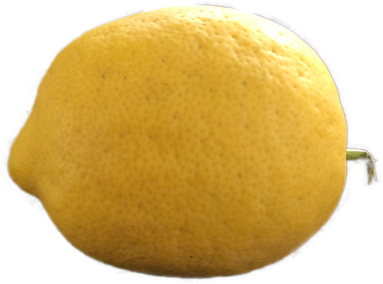
#> input picture datasets/lemon_example/foregrounds/lemon_01.png, 383 x 284 px
$ jupyter execute BasicImageComposition.ipynb
#> lines starting #> are read from the running program, lines starting #| are printed output that depends on the picture; after the words box and inside, x2 and y2 are one past the last pixel; in counts of white or black regions, pixels touching at a corner belong together
# Basic Image Composition with PIL
The following code will compose images together randomly to generate a new synthetic dataset of images.

**IMPORTANT:**
- Foregrounds should be .png format, each with a single isolated object and transparent background.
- Backgrounds may be .jpg or .png format and should be larger than the foregrounds.

--------------------------------------------
Requirements:
- Python 3
- Jupyter Notebook (http://jupyter.readthedocs.io/en/latest/install.html)
- Pillow (pip install pillow)
- numpy (pip install numpy)

Notes:
- This code does not downsample large images. It is recommended that you consider how large your images should be and either account for this in code or provide the correct resolution in your image directories ahead of time
- Examples are given for rotation and scaling, but you could also change brightness, perspective, blur, etc.
- Basic assert statements are included to help with simple errors, but they are not exhaustive

[cell 1]
import os
import random
import numpy as np
import errno
import csv
from PIL import Image

## compose_images()
- Takes in a foreground image path and a background image path
- Randomly rotates and scales the foreground
- Pastes the foreground on the background
- Creates a bit-mask image
- Calculates a bounding box
- Returns the image, mask, and bounding box

[cell 2]
def compose_images(foreground_path, background_path):
    # Make sure the foreground path is valid and open the image
    assert os.path.exists(foreground_path), 'image path does not exist: {}'.format(foreground_path)
    assert os.path.splitext(foreground_path)[1].lower() == '.png', 'foreground must be a .png file'
    foreground = Image.open(foreground_path)
#> foreground is the input picture: PIL image 383x284 RGBA; mean R, G, B, A 138.5, 107.6, 39.6, 170.5
    foreground_alpha = np.array(foreground.getchannel(3))
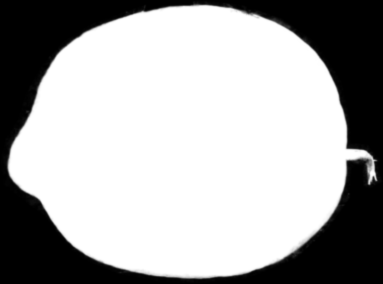
#> foreground_alpha: shape (284, 383); min 0, max 255, mean 170.5
    assert np.any(foreground_alpha == 0), 'foreground needs to have some transparency: {}'.format(foreground_path)

    # Make sure the background path is valid and open the image
    assert os.path.exists(background_path), 'image path does not exist: {}'.format(background_path)
    assert os.path.splitext(background_path)[1].lower() in ['.png', '.jpg', 'jpeg'], \
        'foreground must be a .png or .jpg file: {}'.format(foreground_path)
    background = Image.open(background_path)
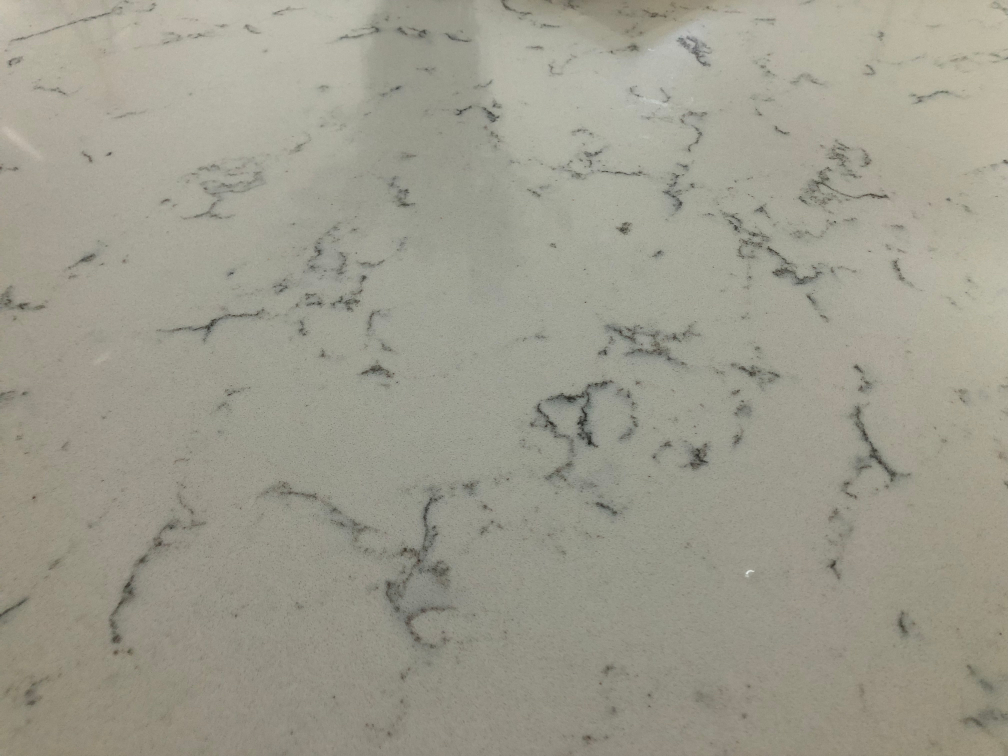
#> input picture datasets/lemon_example/backgrounds/bg_01.jpg, 1008 x 756 px
#> background is the input picture: PIL image 1008x756 RGB; mean R, G, B 157, 155.1, 141.5
    background = background.convert('RGBA')
#> background: PIL image 1008x756 RGBA

    # Rotate the foreground
    angle_degrees = random.randint(0, 359)
    foreground = foreground.rotate(angle_degrees, resample=Image.BICUBIC, expand=True)
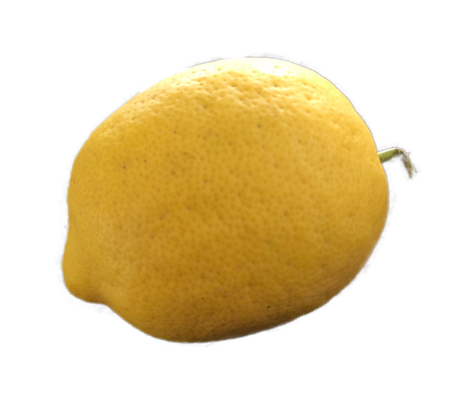
#> foreground: PIL image 459x398 RGBA; mean R, G, B, A 81.2, 62.9, 22.5, 101.5; transparent parts drawn white

    # Scale the foreground
    scale = random.random() * .5 + .5 # Pick something between .5 and 1
    new_size = (int(foreground.size[0] * scale), int(foreground.size[1] * scale))
#> new_size = (288, 250)
    foreground = foreground.resize(new_size, resample=Image.BICUBIC)
#> foreground: PIL image 288x250 RGBA

    # Add any other transformations here...

    # Choose a random x,y position for the foreground
    max_xy_position = (background.size[0] - foreground.size[0], background.size[1] - foreground.size[1])
#> max_xy_position = (720, 506)
    assert max_xy_position[0] >= 0 and max_xy_position[1] >= 0, \
        'foreground {} is to big for the background {}'.format(foreground_path, background_path)
    paste_position = (random.randint(0, max_xy_position[0]), random.randint(0, max_xy_position[1]))
#> paste_position = (523, 248)

    # Create a new foreground image as large as the background and paste it on top
    new_foreground = Image.new('RGBA', background.size, color = (0, 0, 0, 0))
#> new_foreground: PIL image 1008x756 RGBA; every value is 0
    new_foreground.paste(foreground, paste_position)
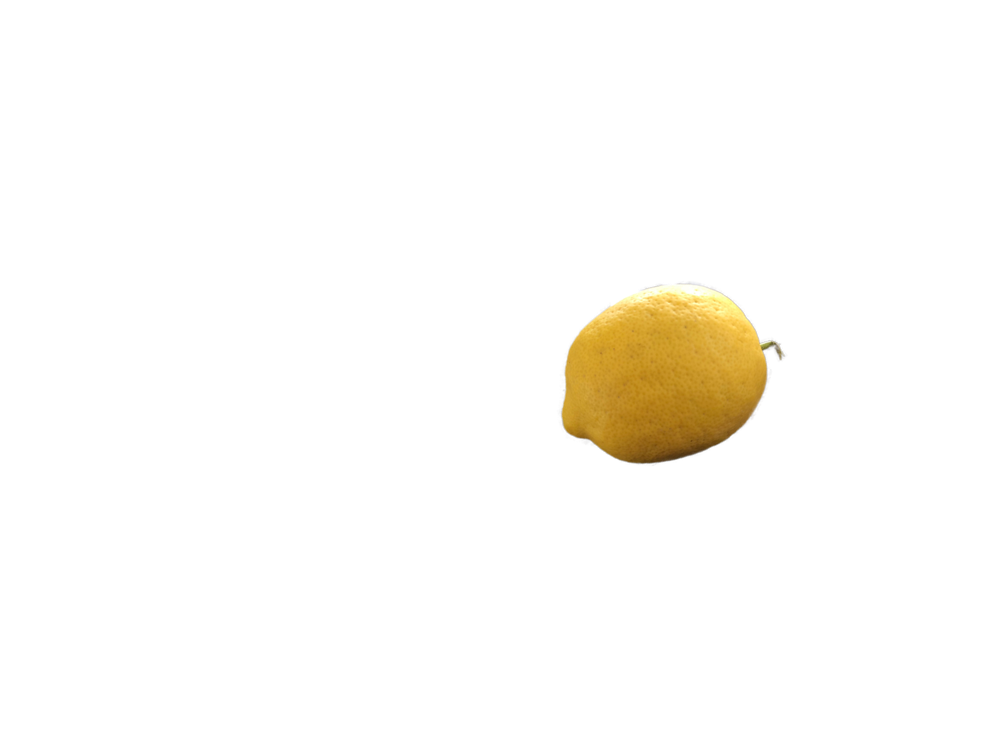
#> new_foreground: PIL image 1008x756 RGBA; mean R, G, B, A 7.7, 5.9, 2.1, 9.6; transparent parts drawn white

    # Extract the alpha channel from the foreground and paste it into a new image the size of the background
    alpha_mask = foreground.getchannel(3)
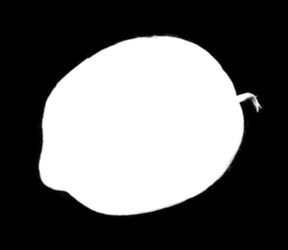
#> alpha_mask: PIL image 288x250 L; min 0, max 255, mean 101.5
    new_alpha_mask = Image.new('L', background.size, color=0)
#> new_alpha_mask: PIL image 1008x756 L; every value is 0
    new_alpha_mask.paste(alpha_mask, paste_position)
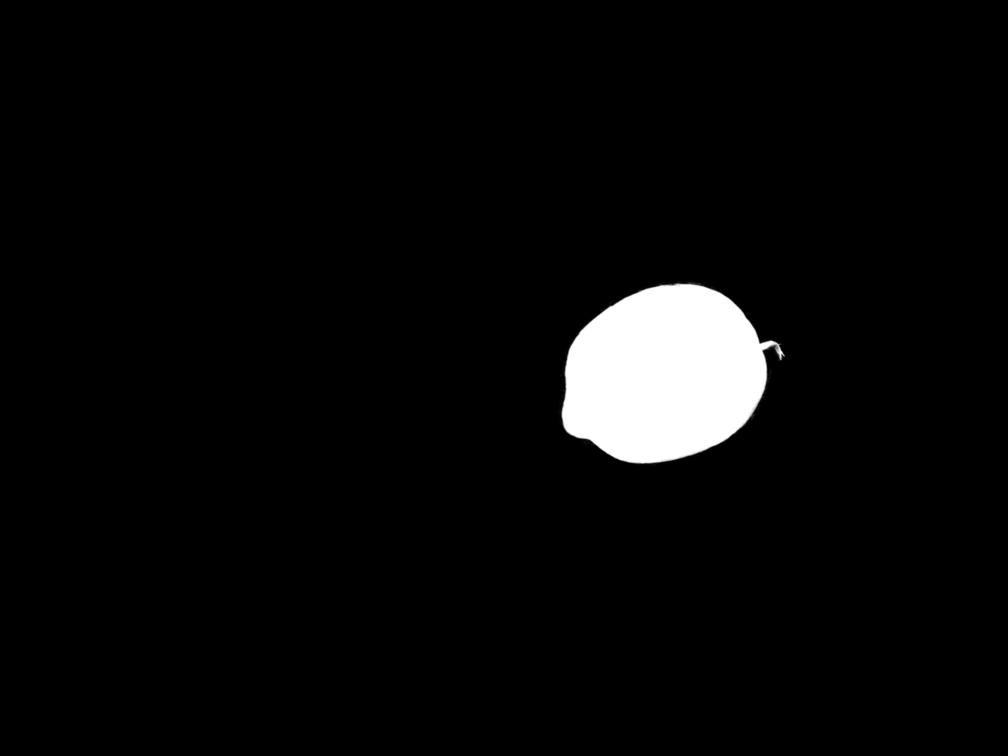
#> new_alpha_mask: PIL image 1008x756 L; min 0, max 255, mean 9.6
    composite = Image.composite(new_foreground, background, new_alpha_mask)
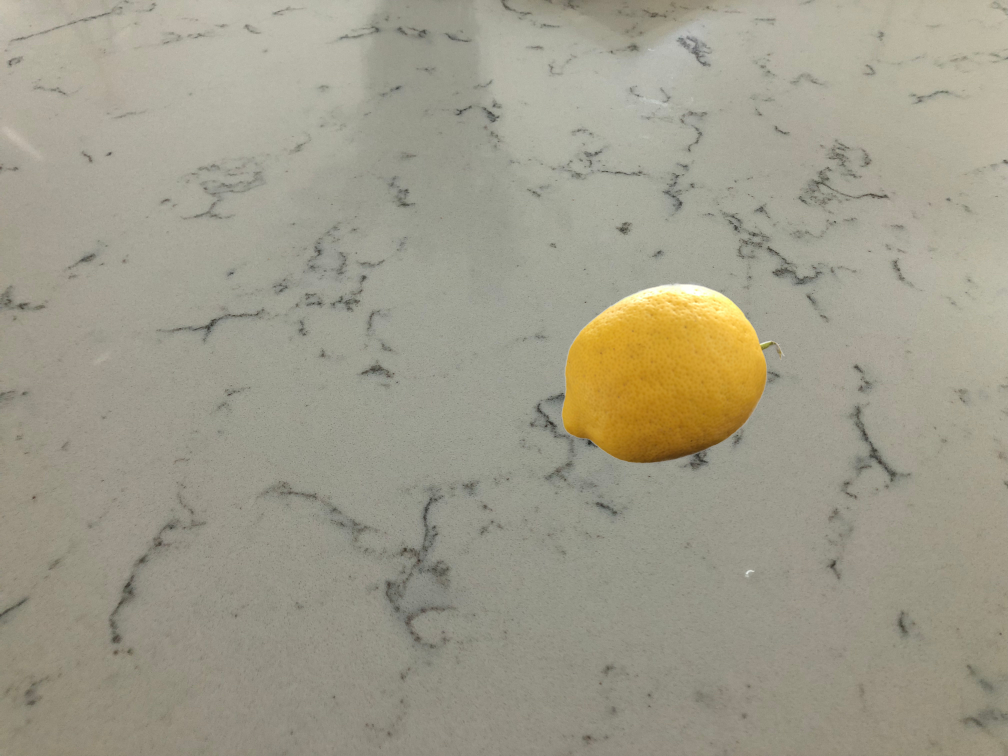
#> composite: PIL image 1008x756 RGBA; mean R, G, B, A 158.9, 155.2, 138.3, 254.9; transparent parts drawn white

    # Grab the alpha pixels above a specified threshold
    alpha_threshold = 200
    mask_arr = np.array(np.greater(np.array(new_alpha_mask), alpha_threshold), dtype=np.uint8)
#> mask_arr: shape (756, 1008); values 0 (black) and 1 (white), 3.7% white; 3 white regions (2 under 20 px), largest, box (x1, y1, x2, y2) and area: (562, 284, 777, 463) 28243
    hard_mask = Image.fromarray(np.uint8(mask_arr) * 255, 'L')

    # Get the smallest & largest non-zero values in each dimension and calculate the bounding box
    nz = np.nonzero(hard_mask)
#> nz = 28262 positions, rows 284 to 462, columns 562 to 782
    bbox = [np.min(nz[0]), np.min(nz[1]), np.max(nz[0]), np.max(nz[1])]
#> bbox = [284, 562, 462, 782]

    return composite, hard_mask, bbox

## Generate Images
- Get the image paths
- Create an output directory
- Generate new images
- Create a .csv definition file for the annotations

[cell 3]
# Get lists of foreground and background image paths
dataset_dir = '../datasets/lemon_example'
backgrounds_dir = os.path.join(dataset_dir, 'backgrounds')
foregrounds_dir = os.path.join(dataset_dir, 'foregrounds')
backgrounds = [os.path.join(backgrounds_dir, file_name) for file_name in os.listdir(backgrounds_dir)]
foregrounds = [os.path.join(foregrounds_dir, file_name) for file_name in os.listdir(foregrounds_dir)]

# Create an output directory
output_dir = os.path.join(dataset_dir, 'generated')
try:
    os.mkdir(output_dir)
except OSError as exc:
    if exc.errno != errno.EEXIST:
        raise
    pass

# Create a list to keep track of images and mask annotations
csv_lines = []

# Generate 5 new images
for i in range(5):
    foreground_path = random.choice(foregrounds)
    background_path = random.choice(backgrounds)
    composite, mask, bbox = compose_images(foreground_path, background_path)
#> bbox = [284, 562, 462, 782]

    composite_path = os.path.join(output_dir, 'image_{0:04d}.png'.format(i))
    composite.save(composite_path)

    mask_path = os.path.join(output_dir, 'mask_{0:04d}.png'.format(i))
    mask.save(mask_path)

    csv_lines.append([composite_path, bbox, mask_path])

# Output the annotations csv
annotations_csv_path = os.path.join(output_dir, 'annotations.csv')
with open(annotations_csv_path, 'w', newline='') as csvfile:
    writer = csv.writer(csvfile, delimiter=',', quotechar='|', quoting=csv.QUOTE_MINIMAL)
    for csv_line in csv_lines:
        writer.writerow(csv_line)
